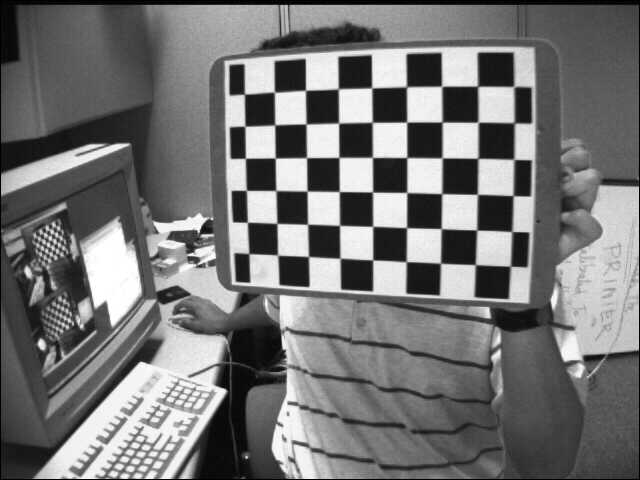
#> input picture exercises/Computer Vision/calibration/left01.jpg, 640 x 480 px; its folder holds 5 pictures in this run
$ python calibration.py
#> lines starting #> are read from the running program, lines starting #| are printed output that depends on the picture; after the words box and inside, x2 and y2 are one past the last pixel; in counts of white or black regions, pixels touching at a corner belong together
import numpy as np
import cv2
import glob

# irfanview

# termination criteria
criteria = (cv2.TERM_CRITERIA_EPS + cv2.TERM_CRITERIA_MAX_ITER, 30, 0.001)

# prepare object points, like (0,0,0), (1,0,0), (2,0,0) ....,(6,5,0)
objp = np.zeros((6*7,3), np.float32)
objp[:,:2] = np.mgrid[0:7,0:6].T.reshape(-1,2)

# Arrays to store object points and image points from all the images.
objpoints = [] # 3d point in real world space
imgpoints = [] # 2d points in image plane.

images = glob.glob('calibration/*.jpg')

for fname in images:
    img = cv2.imread(fname)
#> img is the input picture: shape (480, 640, 3); min 0, max 255, mean 116.6
    gray = cv2.cvtColor(img,cv2.COLOR_BGR2GRAY)

    # Find the chess board corners
    ret, corners = cv2.findChessboardCorners(gray, (7,6),None)
#> ret = True; corners = 42 rows, first 8: [475.4, 264.8], [440.5, 263.2], [405.9, 261.5], [372.9, 259.9], [340.6, 258.5], [308.7, 256.4], [277.6, 255.1], [476.7, 230.1]

    # If found, add object points, image points (after refining them)
    if ret == True:
        objpoints.append(objp)
        corners2 = cv2.cornerSubPix(gray,corners,(11,11),(-1,-1),criteria)
#> corners2 = 42 rows, first 8: [475.3, 264.6], [440.5, 263.2], [406.2, 261.7], [372.7, 259.9], [340, 258.2], [308.5, 256.5], [277.6, 255.1], [476.7, 230]
        imgpoints.append(corners2)

        # Draw and display the corners
        img = cv2.drawChessboardCorners(img, (7,6), corners2,ret)
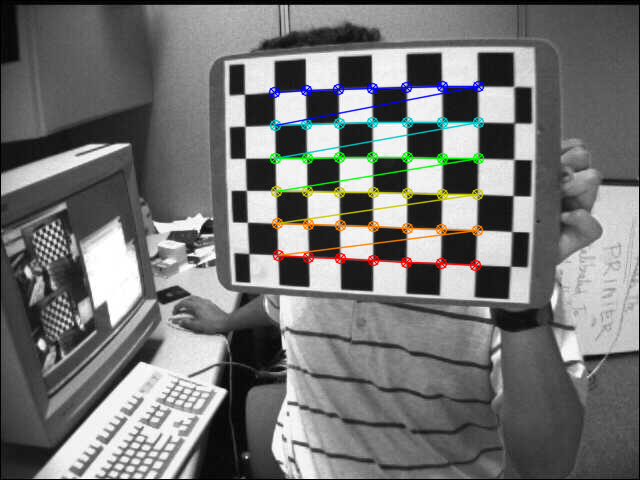
#> img: shape (480, 640, 3); 3.22% of pixels changed, all inside (x1, y1, x2, y2) = (268, 80, 485, 272)
        cv2.imwrite(fname[:-4] + '_corners.jpg',img)
#> pass 2 of the loop `for fname in images:`:
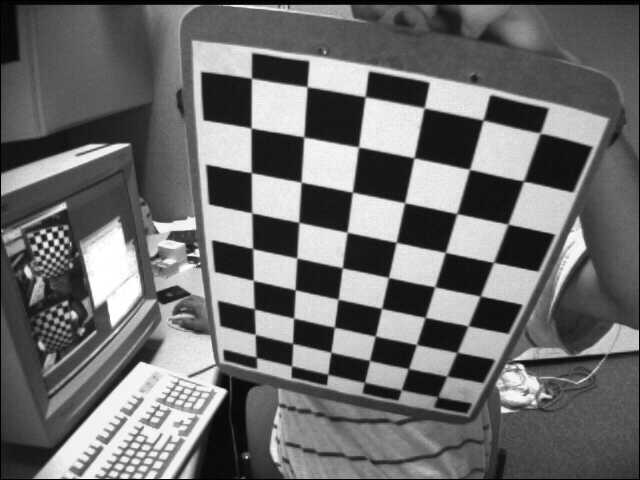
#> input picture exercises/Computer Vision/calibration/left02.jpg, 640 x 480 px
#> img is the input picture: shape (480, 640, 3); min 0, max 255, mean 109
#> corners = 42 rows, first 8: [254.7, 308.6], [253.5, 280.5], [252.6, 248.4], [252.4, 213.8], [251.5, 172.4], [251.8, 128.6], [251.5, 77.99], [293.3, 318]
#> corners2 = 42 rows, first 8: [254.3, 308.9], [253.3, 280.4], [252.6, 248.6], [251.8, 212.8], [251.3, 172.7], [251.1, 128], [251.5, 78.19], [293.6, 318.1]
#> `img = cv2.drawChessboardCorners(img, (7,6), corners2,ret)`:
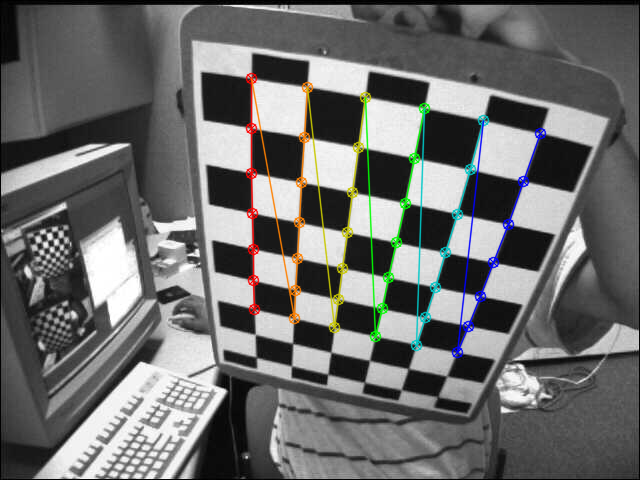
#> img: shape (480, 640, 3); 3.62% of pixels changed, all inside (x1, y1, x2, y2) = (245, 72, 547, 359)
#> pass 3 of the loop `for fname in images:`:
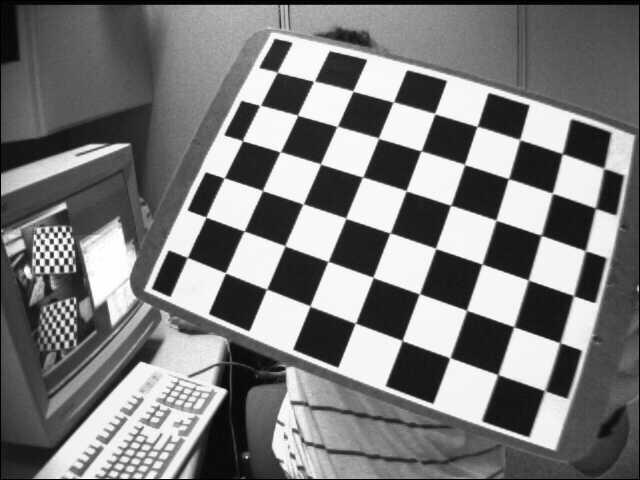
#> input picture exercises/Computer Vision/calibration/left03.jpg, 640 x 480 px
#> img is the input picture: shape (480, 640, 3); min 0, max 255, mean 122.9
#> corners = 42 rows, first 8: [496.9, 373.9], [449, 358.7], [402.3, 339.6], [354.4, 323.5], [309.4, 305.4], [267.7, 289.2], [225.3, 272.5], [513, 326.7]
#> corners2 = 42 rows, first 8: [497.8, 374.6], [449.9, 357.7], [402.1, 340.5], [355.3, 323.2], [310, 306], [266.6, 289.1], [225.4, 272.8], [513.8, 326.7]
#> `img = cv2.drawChessboardCorners(img, (7,6), corners2,ret)`:
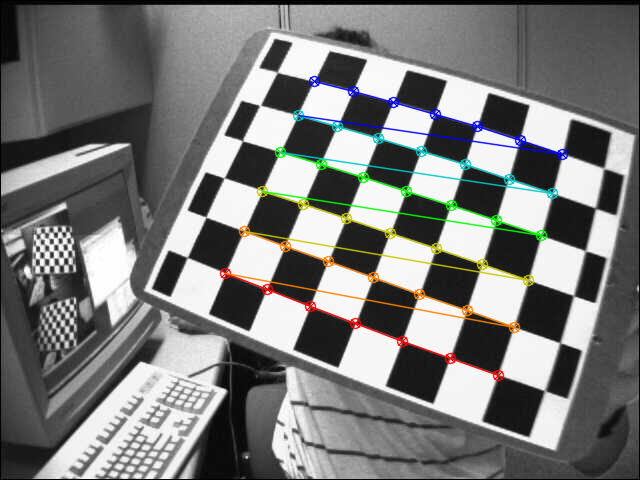
#> img: shape (480, 640, 3); 3.99% of pixels changed, all inside (x1, y1, x2, y2) = (219, 75, 569, 382)
#> the loop made 5 passes; the first 3 are shown


ret, mtx, dist, rvecs, tvecs = cv2.calibrateCamera(objpoints, imgpoints, gray.shape[::-1],None,None)

# Reprojection error
mean_error = 0
for i in range(len(objpoints)):
    imgpoints2, _ = cv2.projectPoints(objpoints[i], rvecs[i], tvecs[i], mtx, dist)
    error = cv2.norm(imgpoints[i],imgpoints2, cv2.NORM_L2)/len(imgpoints2)
    mean_error += error

print("total error: ", mean_error/len(objpoints))


img = cv2.imread('left12.jpg')
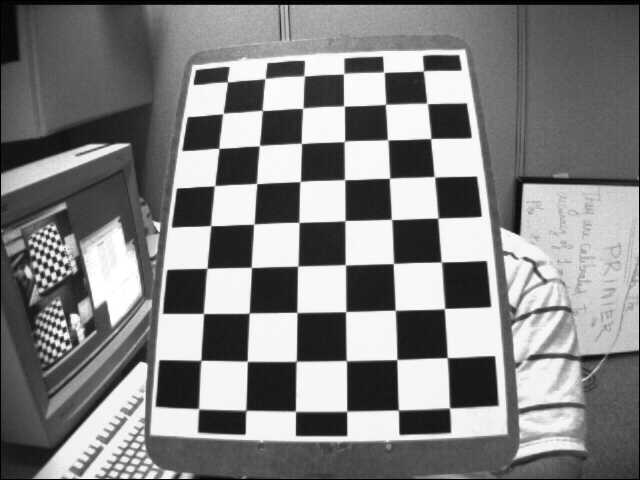
#> input picture exercises/Computer Vision/calibration/left12.jpg, 640 x 480 px
#> img is the input picture: shape (480, 640, 3); min 0, max 255, mean 129.5
h,  w = img.shape[:2]
#> h = 480; w = 640
newcameramtx, roi=cv2.getOptimalNewCameraMatrix(mtx,dist,(w,h),1,(w,h))

# undistort
mapx,mapy = cv2.initUndistortRectifyMap(mtx,dist,None,newcameramtx,(w,h),5)
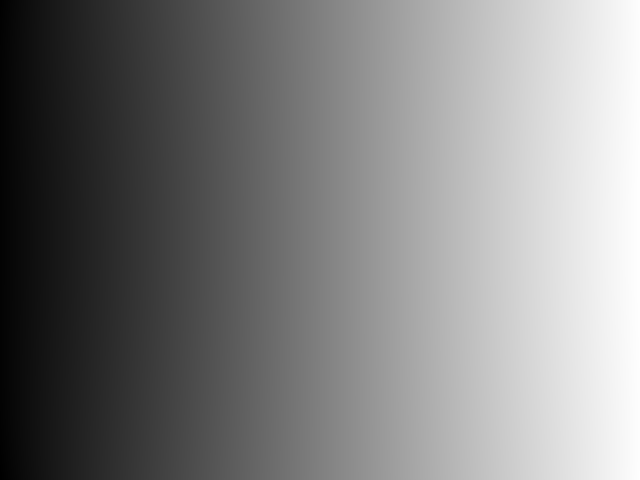
#> mapx: shape (480, 640) float32; min -9.64, max 643.2, mean 319.5; drawn with min black and max white
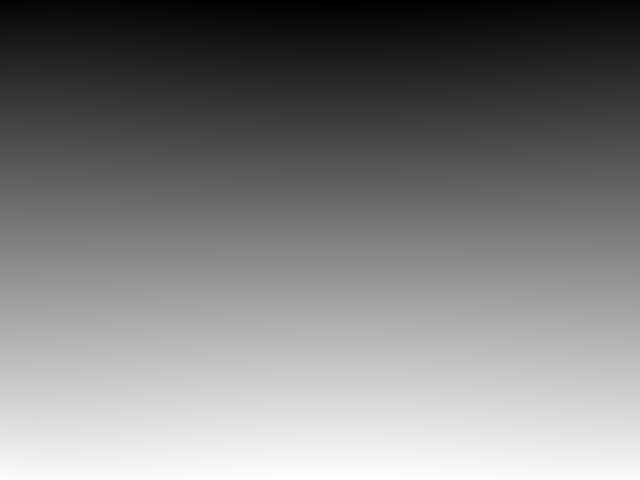
#> mapy: shape (480, 640) float32; min -10.5, max 488.3, mean 239.2; drawn with min black and max white
dst = cv2.remap(img,mapx,mapy,cv2.INTER_LINEAR)
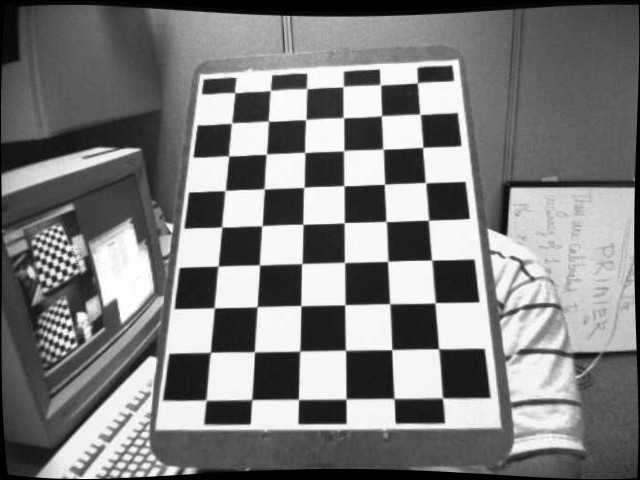
#> dst: shape (480, 640, 3); min 0, max 255, mean 125.1

# crop the image
x,y,w,h = roi
dst = dst[y:y+h, x:x+w]
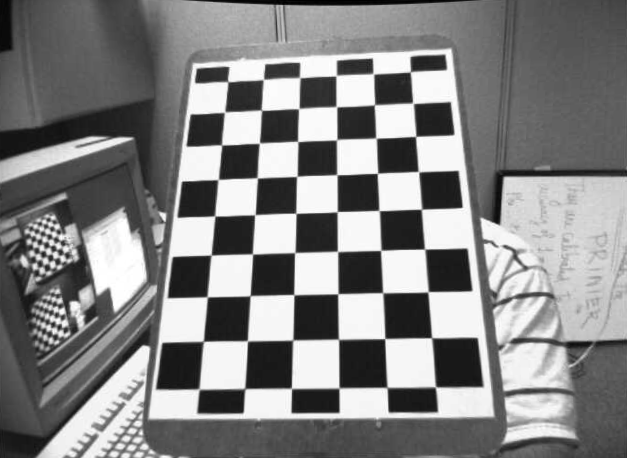
#> dst: shape (458, 627, 3); min 0, max 255, mean 131.2
cv2.imwrite('calibresult.png',dst)
